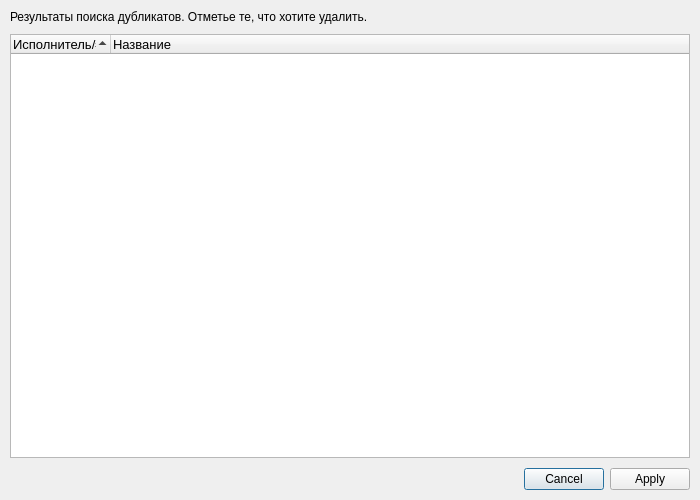
<?xml version="1.0" encoding="UTF-8"?>
<ui version="4.0">
 <class>DuplicatesDlg</class>
 <widget class="QDialog" name="DuplicatesDlg">
  <property name="geometry">
   <rect>
    <x>0</x>
    <y>0</y>
    <width>700</width>
    <height>500</height>
   </rect>
  </property>
  <property name="sizePolicy">
   <sizepolicy hsizetype="Fixed" vsizetype="Fixed">
    <horstretch>0</horstretch>
    <verstretch>0</verstretch>
   </sizepolicy>
  </property>
  <property name="windowTitle">
   <string>Результат поиска дубликатов</string>
  </property>
  <layout class="QVBoxLayout" name="verticalLayout" stretch="0,0,0">
   <property name="spacing">
    <number>10</number>
   </property>
   <property name="leftMargin">
    <number>10</number>
   </property>
   <property name="topMargin">
    <number>10</number>
   </property>
   <property name="rightMargin">
    <number>10</number>
   </property>
   <property name="bottomMargin">
    <number>10</number>
   </property>
   <item>
    <widget class="QLabel" name="label">
     <property name="mouseTracking">
      <bool>false</bool>
     </property>
     <property name="text">
      <string>Результаты поиска дубликатов. Отметье те, что хотите удалить.</string>
     </property>
    </widget>
   </item>
   <item>
    <widget class="QTreeWidget" name="duplicates_dlg_tree">
     <property name="font">
      <font>
       <pointsize>10</pointsize>
      </font>
     </property>
     <property name="editTriggers">
      <set>QAbstractItemView::NoEditTriggers</set>
     </property>
     <property name="alternatingRowColors">
      <bool>true</bool>
     </property>
     <property name="sortingEnabled">
      <bool>true</bool>
     </property>
     <property name="wordWrap">
      <bool>true</bool>
     </property>
     <property name="expandsOnDoubleClick">
      <bool>false</bool>
     </property>
     <attribute name="headerShowSortIndicator" stdset="0">
      <bool>true</bool>
     </attribute>
     <column>
      <property name="text">
       <string>Исполнитель/#</string>
      </property>
     </column>
     <column>
      <property name="text">
       <string>Название</string>
      </property>
     </column>
    </widget>
   </item>
   <item>
    <widget class="QDialogButtonBox" name="buttonBox">
     <property name="mouseTracking">
      <bool>false</bool>
     </property>
     <property name="standardButtons">
      <set>QDialogButtonBox::Apply|QDialogButtonBox::Cancel</set>
     </property>
    </widget>
   </item>
  </layout>
 </widget>
 <resources/>
 <connections>
  <connection>
   <sender>buttonBox</sender>
   <signal>accepted()</signal>
   <receiver>DuplicatesDlg</receiver>
   <slot>accept()</slot>
   <hints>
    <hint type="sourcelabel">
     <x>248</x>
     <y>254</y>
    </hint>
    <hint type="destinationlabel">
     <x>157</x>
     <y>274</y>
    </hint>
   </hints>
  </connection>
  <connection>
   <sender>buttonBox</sender>
   <signal>rejected()</signal>
   <receiver>DuplicatesDlg</receiver>
   <slot>reject()</slot>
   <hints>
    <hint type="sourcelabel">
     <x>316</x>
     <y>260</y>
    </hint>
    <hint type="destinationlabel">
     <x>286</x>
     <y>274</y>
    </hint>
   </hints>
  </connection>
 </connections>
</ui>
